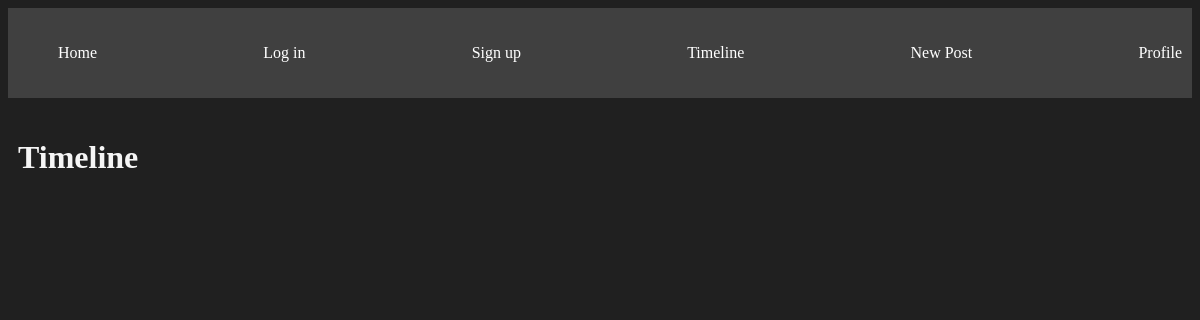
/timeline/, run on an earlier commit of the app's database.
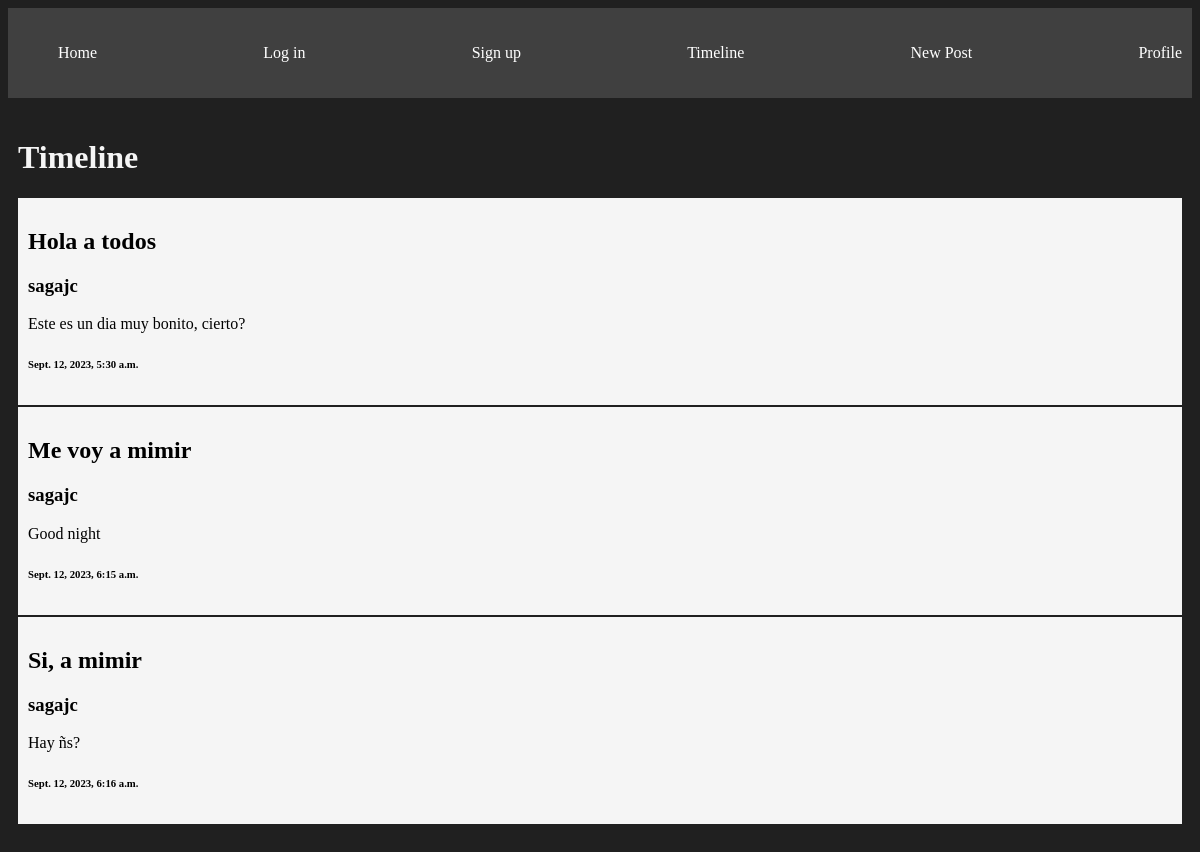
And on a later commit of the database.
### intSocial/models.py (models this page shows, shortened)
class Post(models.Model):
    titulo = models.CharField(max_length=50)
    contenido = models.TextField()
    autor = models.ForeignKey(Usuario, on_delete=models.CASCADE)
    level = models.ForeignKey(Level, on_delete=models.CASCADE)
    creado_en = models.DateTimeField(auto_now_add=True)
    receptor_type = models.IntegerField()
    post_type = models.IntegerField(default=1)

class Usuario(models.Model):
    nombre = models.CharField(max_length=50)
    apellidos = models.CharField(max_length=50)
    username = models.CharField(max_length=50)
    email = models.CharField(max_length=255)
    contasenia = models.CharField(max_length=60)
    esta_Activo = models.BooleanField(default=True)
    es_Admin = models.BooleanField(default=False)
    creado_en = models.DateTimeField(auto_now_add=True)
    actualizado_en = models.DateTimeField(auto_now=True)

### intSocial/views.py (the view)
# urls.py: path('timeline/', views.timeline, name="timeline"),
def timeline(request):
    posts = Post.objects.all()
    return render(request, 'timeline.html', {
        'posts':posts
    })

### intSocial/templates/timeline.html (shortened to what this page needs)
{% extends 'layouts/base.html' %}
{% block content %}
<h1>Timeline</h1>
{% for post in posts %}
<article class="card">
    <a href="" >
        <h2 class="carda">{{post.titulo}}</h2>
        <h3 class="carda">{{post.autor.username}}</h3>
        <p class="carda">{{post.contenido}}</p>
        <h6 class="carda">{{post.creado_en}}</h6>
    </a>
</article>
{% endfor %}
{% endblock %}

### intSocial/templates/layouts/base.html (shortened to what this page needs)
{% load static %}
<!DOCTYPE html>
<html lang="en">
<head>
    <link rel="stylesheet" href="{% static 'styles/main.css' %}">
</head>
<body>
    <nav class="navbar container">
        <ul>
            <li>
                <a href="{% url 'index' %}">Home</a>
            </li>
            <li>
                <a href="{% url 'login' %}">Log in</a>
            </li>
            <li>
                <a href="{% url 'signup' %}">Sign up</a>
            </li>
            <li>
                <a href="{% url 'timeline' %}">Timeline</a>
            </li>
            <li>
                <a href="{% url 'new_post' %}">New Post</a>
            </li>
            <li>
                <a href="{% url 'profile_details' 1 %}">Profile</a>
            </li>
        </ul>
    </nav>
    <main class="container">
        {% block content %}
        {% endblock %}
    </main>
</body>
</html>

### intSocial/static/styles/main.css (style rules this page uses)
body { background-color: #202020; color: whitesmoke; }
.navbar { background-color: #404040; padding: 5px 0; }
.navbar ul { display: flex; justify-content: space-between; }
.navbar ul li { list-style: none; }
.navbar ul li a { color: white; text-decoration: none; }
.container { max-width: 1200px; margin: 0 auto; padding: 20px 10px; }
.card { background-color: whitesmoke; padding: 10PX; margin-bottom: 2PX; color: black; }
.card a { text-decoration: none; }
.card h2, .card h3, .card p, .card h6 { text-decoration: none; color: black; }

What changed in the data, as far as the page shows it:
added Post: titulo "Hola a todos", autor.username "sagajc", contenido "Este es un dia muy bonito, cierto?", creado_en "Sept. 12, 2023, 5:30 a.m."
added Post: titulo "Me voy a mimir", autor.username "sagajc", contenido "Good night", creado_en "Sept. 12, 2023, 6:15 a.m."
added Post: titulo "Si, a mimir", autor.username "sagajc", contenido "Hay ñs?", creado_en "Sept. 12, 2023, 6:16 a.m."
